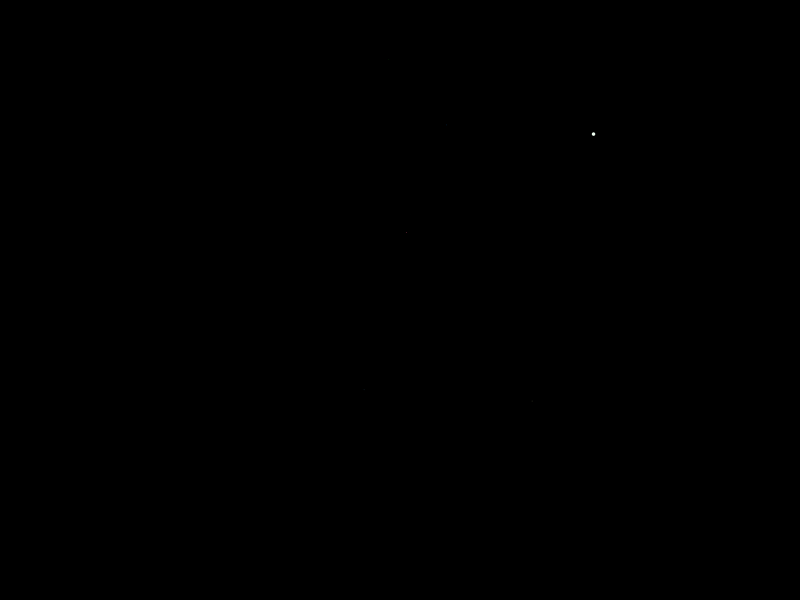
Frame 1 (no input)
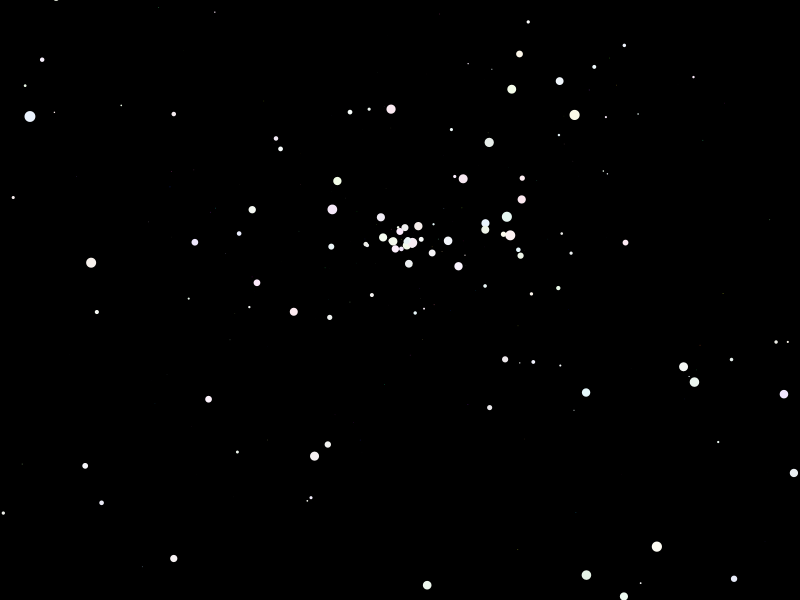
Frame 60 (the mouse pressed at the canvas centre just before this capture)
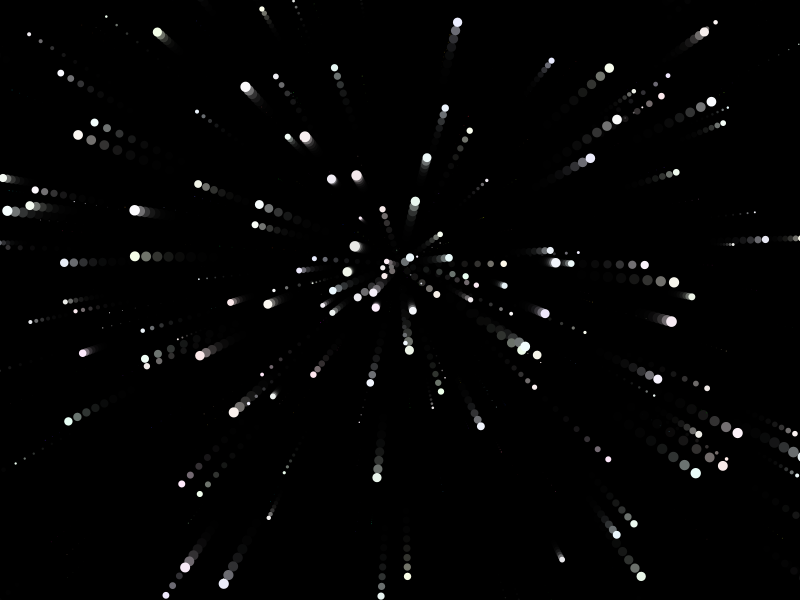
Frame 120 (the mouse held since frame 60 and released just before this capture)

The Processing sketch that drew these frames (run headless with seeded random() and noise(); from frame 60 on, the mouse is pressed at the canvas centre):

// Processing sketch: processing_154812
// ── processing_154812.pde

/*
creative coding; place sketch
 */

float speed = 50; //rate that the "ship" moves forward
float xMin, xMax, yMin, yMax; //max min width height of universe
float eyeX, eyeY, eyeDX, eyeDY; //perspective point
float warp=255; //warp factor; cued by acceleration

int scnt = 500;
ArrayList<Planet> planets;

void setup() {
  size(800, 600); 
  background(0);
  noStroke();
  xMin = -width*5;
  xMax = width * 6;
  yMin = -height * 5;
  yMax = height * 6;

  eyeDX = eyeX = width/2;
  eyeDY = eyeY = height * .4;

  planets = new ArrayList<Planet>();
  //set up initial sky
  for (int i = 0; i < scnt; i++) {
    planets.add(new Planet(random(xMin, xMax), random(yMin, yMax), 10000 - 200 * i, random(100, 1000), eyeX, eyeY));
  }
}

void draw() {
  if (mousePressed) {
    eyeDX = mouseX;
    eyeDY = mouseY;
    speed+=.05;
    warp = lerp(1,warp,.99);
  } else {
    speed*=.99;
    if (speed <1) {
      speed = 1;
    } 
    warp = lerp(255,warp,.999);
  }
  fill(0,warp);
  rect(0,0,width,height);
  matchEye(10);
  advShip(speed);
  for (int i =planets.size ()-1; i > -1; i--) {
    planets.get(i).setEye(eyeX, eyeY);
  }
  if (planets.size() < scnt && speed > random(10)) {
    genPlanets(ceil(random(1, scnt/50)));
  }
}

void genPlanets(int cnt) {
  for (int i = 0; i < cnt; i++) {
    planets.add(new Planet(random(xMin, xMax), random(yMin, yMax), 10000, random(100, 1000), eyeX, eyeY));
  }
}

void advShip(float sp) {
  for (int i = 0; i < planets.size (); i++) {
    planets.get(i).move(sp);
    if (!planets.get(i).testVis()) {
      planets.remove(i);
      i--;
      //println(i);
    }
  }
}

//matches eye level to desired eye level by a factor of speed
void matchEye(float sp) {
  float fac = sp/100;
  fac/=10;
  if (fac > 1) {
    fac = 1;
  } 
  eyeX = lerp(eyeX, eyeDX, fac);
  eyeY = lerp(eyeY, eyeDY, fac);
}

class Planet {
  float x, y, z; //spatial coordinates
  boolean isStar = true; //true if star (only displays white; size * 10, more offset
  float size; //diameter of circle at 0 z
  float psize; //display size
  float px, py; //display coordinates 
  float eyeX,eyeY; // independant eye line
  color col; //color
  //constructor
  Planet(float x_, float y_, float z_, float s_, float ix_, float iy_) {
    px = x = x_;
    py = y = y_;
    z = z_;
    psize = size = s_;
    eyeX = ix_;
    eyeY = iy_;
    if(random(10) < 5){
       isStar = false;
      size/= 10; 
      col = color(random(128), random(128), random(128));
    } else{
      col = color(230 + random(25), 230 + random(25), 230 + random(25));
    }
    
  }

  void display() {
    fill(col);
    psize = size /sqrt(z);
    ellipse(px, py, psize, psize);
  }

  //decrements z value

    void move(float val) {
    z-=val;
    if (z <=1) {
      z = 1;
    }
     px = lerp(x,eyeX,z/10000);
     py = lerp(y,eyeY,z/10000);
  }
  //checks if planet is still visible
  boolean testVis() {
    if (z <= 1) {
      return false;
    }
    if (px + psize/2 < 0 - width/2 || px - psize/2 > width * 1.5) {
      return false ;
    }
    if (py + psize/2 < 0 - height/2 || py - psize/2 > height * 1.5) {
      return false;
    }
    return true;
  }
  //sets eye level
  void setEye(float ix, float iy){
     eyeX = ix;
      eyeY = iy;
      display();
  }
}
